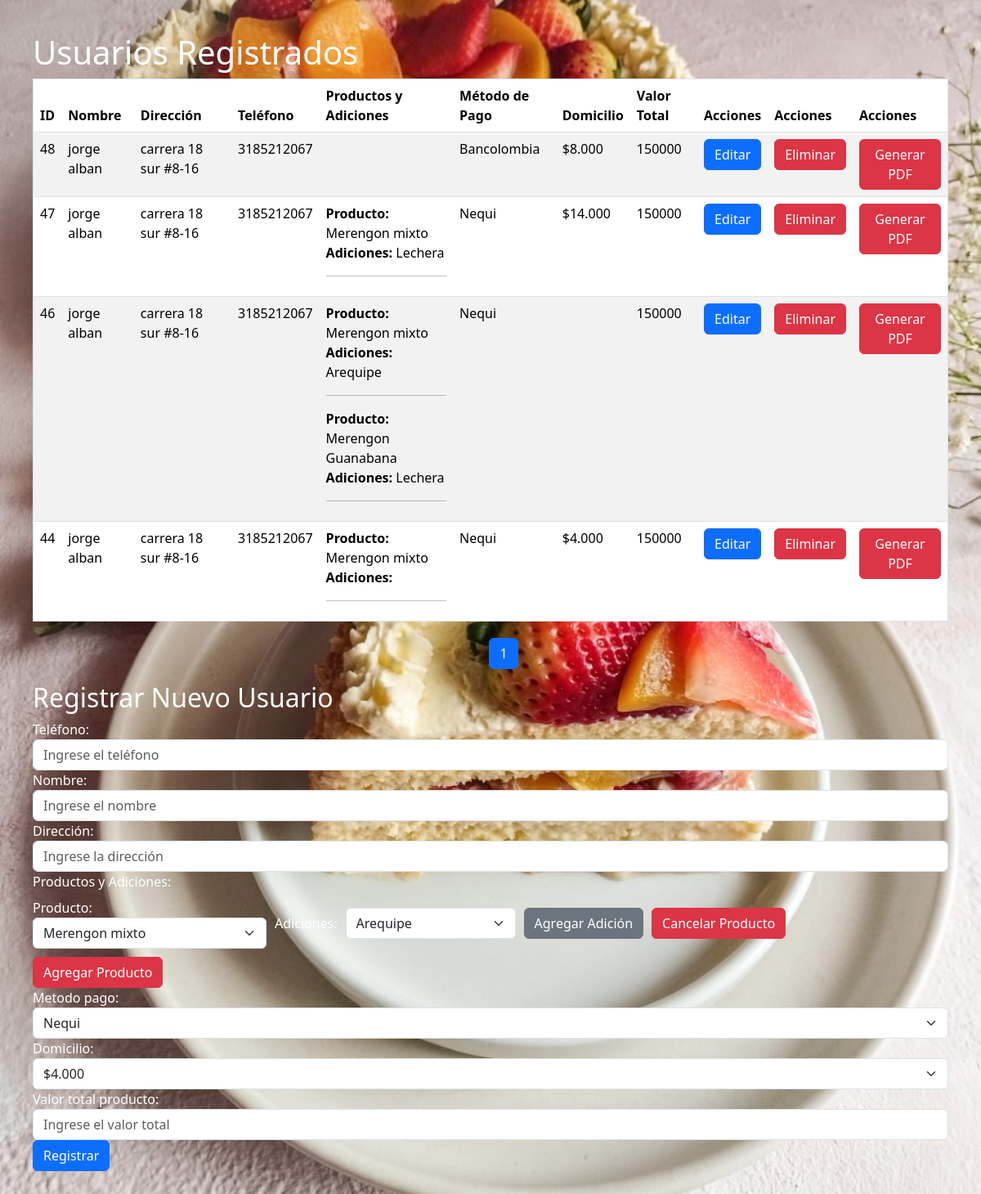
Screenshot of /chantillyphp/index.php with the database file from the repository.
### tables this page shows
CREATE TABLE `clientes` (
  `id` int(11) NOT NULL,
  `nombre` varchar(100) NOT NULL,
  `barrio` varchar(100) NOT NULL,
  `direccion` varchar(255) NOT NULL,
  `telefono` varchar(20) NOT NULL,
  `producto` varchar(100) NOT NULL,
  `cantidad` varchar(100) NOT NULL,
  `metodopago` varchar(100) NOT NULL,
  `domicilio` varchar(100) NOT NULL,
  `valortotal` varchar(100) NOT NULL,
  `cambio` varchar(100) NOT NULL
);

CREATE TABLE `productos` (
  `id` int(11) NOT NULL,
  `usuario_id` int(11) NOT NULL,
  `nombre_producto` varchar(255) NOT NULL
);

### chantillyphp/index.php (the view, shortened to what this page needs)
<?php
include('conexion.php');
include('header.php');
$page = isset($_GET['page']) ? (int)$_GET['page'] : 1;
$usuariosPorPagina = 4;
$offset = ($page - 1) * $usuariosPorPagina;
$totalUsuariosQuery = "SELECT COUNT(*) AS total FROM clientes";
$totalUsuariosResult = $conexion->query($totalUsuariosQuery);
$totalUsuariosRow = $totalUsuariosResult->fetch_assoc();
$totalUsuarios = $totalUsuariosRow['total'];
$totalPaginas = ceil($totalUsuarios / $usuariosPorPagina);
$sql = "SELECT * FROM clientes ORDER BY id DESC LIMIT $usuariosPorPagina OFFSET $offset";
$result = $conexion->query($sql);
?>
<!DOCTYPE html>
<html lang="en">
<head>
    <link rel="stylesheet" href="style.css">
</head>
<body style="background-image: url('images/chantilly.jpg');
    background-position: center center;
    background-repeat: no-repeat;
    background-size: cover;
    background-attachment: fixed;
    padding:40px;">
<h1>Usuarios Registrados</h1>
<table border="1" class="table table-striped">
    <thead>
        <tr>
            <th>ID</th>
            <th>Nombre</th>
            <th>Dirección</th>
            <th>Teléfono</th>
            <th>Productos y Adiciones</th>
            <th>Método de Pago</th>
            <th>Domicilio</th>
            <th>Valor Total</th>
            <th>Acciones</th>
            <th>Acciones</th>
            <th>Acciones</th>
        </tr>
    </thead>
    <tbody>
        <?php while ($usuario = $result->fetch_assoc()): ?>
            <tr>
                <td><?= $usuario['id'] ?></td>
                <td><?= $usuario['nombre'] ?></td>
                <td><?= $usuario['direccion'] ?></td>
                <td><?= $usuario['telefono'] ?></td>
                <td>
                    <?php
                    $usuario_id = $usuario['id'];
                    $sql_productos = "SELECT * FROM productos WHERE usuario_id = $usuario_id";
                    $result_productos = $conexion->query($sql_productos);
                    while ($producto = $result_productos->fetch_assoc()) {
                        echo "<strong>Producto:</strong> " . $producto['nombre_producto'] . "<br>";
                        $producto_id = $producto['id'];
                        $sql_adiciones = "SELECT * FROM adiciones WHERE producto_id = $producto_id";
                        $result_adiciones = $conexion->query($sql_adiciones);
                        if ($result_adiciones->num_rows > 0) {
                            echo "<strong>Adiciones:</strong> ";
                            $adiciones = [];
                            while ($adicion = $result_adiciones->fetch_assoc()) {
                                $adiciones[] = $adicion['nombre_adicion'];
                            }
                            echo implode(", ", $adiciones) . "<br>";
                        } else {
                            echo "<strong>Adiciones:</strong> Ninguna<br>";
                        }
                        echo "<hr>";
                    }
                    ?>
                </td>
                <td><?= $usuario['metodopago'] ?></td>
                <td><?= $usuario['domicilio'] ?></td>
                <td><?= $usuario['valortotal'] ?></td>
                <td>
                    <a href="editar_usuario.php?id=<?= $usuario['id'] ?>" class="btn btn-primary">Editar</a>
                </td>
                <td>
                    <a href="eliminar_usuario.php?id=<?= $usuario['id'] ?>"
                       onclick="return confirm('¿Estás seguro de eliminar este usuario?');"
                       class="btn btn-danger">Eliminar</a>
                </td>
                <td>
                    <a href="generar_pdf.php?id=<?= $usuario['id'] ?>" target="_blank" class="btn btn-danger">Generar PDF</a>
                </td>
            </tr>
        <?php endwhile; ?>
    </tbody>
</table>
<div style="margin-top: 20px;">
    <ul style="list-style: none; display: flex; gap: 10px; justify-content: center;">
        <?php for ($i = 1; $i <= $totalPaginas; $i++): ?>
            <li>
                <a href="?page=<?= $i ?>" class="btn <?= $i == $page ? 'btn-primary' : 'btn-secondary' ?>">
                    <?= $i ?>
                </a>
            </li>
        <?php endfor; ?>
    </ul>
</div>
<h2>Registrar Nuevo Usuario</h2>
<form action="insertar.php" method="POST">
    <div class="form-group">
        <label for="telefono">Teléfono:</label>
        <input type="text" class="form-control" id="telefono" name="telefono" placeholder="Ingrese el teléfono" required>
    </div>
    <div class="form-group">
        <label for="nombre">Nombre:</label>
        <input type="text" class="form-control" id="nombre" name="nombre" placeholder="Ingrese el nombre" required>
    </div>
    <div class="form-group">
        <label for="direccion">Dirección:</label>
        <input type="text" class="form-control" id="direccion" name="direccion" placeholder="Ingrese la dirección" required>
    </div>
    <div id="productos">
    <label for="productos" class="form-label">Productos y Adiciones:</label>
    <div class="producto" style="display: flex; gap: 10px; align-items: center; flex-wrap: wrap;">
        <div>
            <label>Producto:</label>
            <select class="form-select" name="productos[]" required>
                <option value="Merengon mixto">Merengon mixto</option>
            </select>
        </div>
        <div class="adiciones" style="display: flex; gap: 10px; align-items: center;">
            <label>Adiciones:</label>
            <select class="form-select" name="adiciones[0][]" required>
                <option value="Arequipe">Arequipe</option>
            </select>
        </div>
        <button type="button" class="btn btn-secondary" onclick="agregarAdicion(this)">Agregar Adición</button>
        <button type="button" class="btn btn-danger" onclick="eliminarProducto(this)">Cancelar Producto</button>
    </div>
</div>
<div style="display: flex; gap: 10px; margin-top: 10px;">
    <button type="button" class="btn btn-danger" onclick="agregarProducto()">Agregar Producto</button>
</div>
    <div class="form-group">
        <label for="metodopago">Metodo pago:</label>
        <select class="form-select" id="sel1" name="metodopago">
        <option>Nequi</option>
    </select>
    </div>
    <div class="form-group">
        <label for="direccion">Domicilio:</label>
        <select class="form-select" id="sel1" name="domicilio">
        <option>$4.000</option>
                </select>
    </div>
    <div class="form-group">
        <label for="direccion">Valor total producto:</label>
        <input type="text" class="form-control" id="domicilio" name="valortotal" placeholder="Ingrese el valor total " required>
    </div>
    <button type="submit" class="btn btn-primary">Registrar</button>
</form>
</body>
</html>

### chantillyphp/header.php (shortened to what this page needs)
<!DOCTYPE html>
<html lang="en">
<head>
    <link href="https://cdn.jsdelivr.net/npm/bootstrap@5.3.3/dist/css/bootstrap.min.css" rel="stylesheet">
    <link rel="stylesheet" href="css/Style.css">
</head>
<body>
</body>
</html>

### css/Style.css (style rules this page uses)
body { color:#ffffff; padding: 20px; }
.form-control { width: 200´px; }
.producto { display: flex; gap: 15px; align-items: center; margin-bottom: 10px; flex-wrap: wrap; }
.adiciones { display: flex; gap: 10px; align-items: center; }
select { width: 200px; }
button { height: fit-content; }

### rows the page displays
clientes: id "48", nombre "jorge alban", direccion "carrera 18 sur #8-16", telefono "3185212067", metodopago "Bancolombia", domicilio "$8.000", valortotal "150000"
clientes: id "47", nombre "jorge alban", direccion "carrera 18 sur #8-16", telefono "3185212067", metodopago "Nequi", domicilio "$14.000", valortotal "150000"
productos: nombre_producto "Merengon mixto", adiciones "Lechera"
clientes: id "46", nombre "jorge alban", direccion "carrera 18 sur #8-16", telefono "3185212067", metodopago "Nequi", valortotal "150000"
productos: nombre_producto "Merengon mixto", adiciones "Arequipe"
productos: nombre_producto "Merengon Guanabana", adiciones "Lechera"
clientes: id "44", nombre "jorge alban", direccion "carrera 18 sur #8-16", telefono "3185212067", metodopago "Nequi", domicilio "$4.000", valortotal "150000"
productos: nombre_producto "Merengon mixto"
